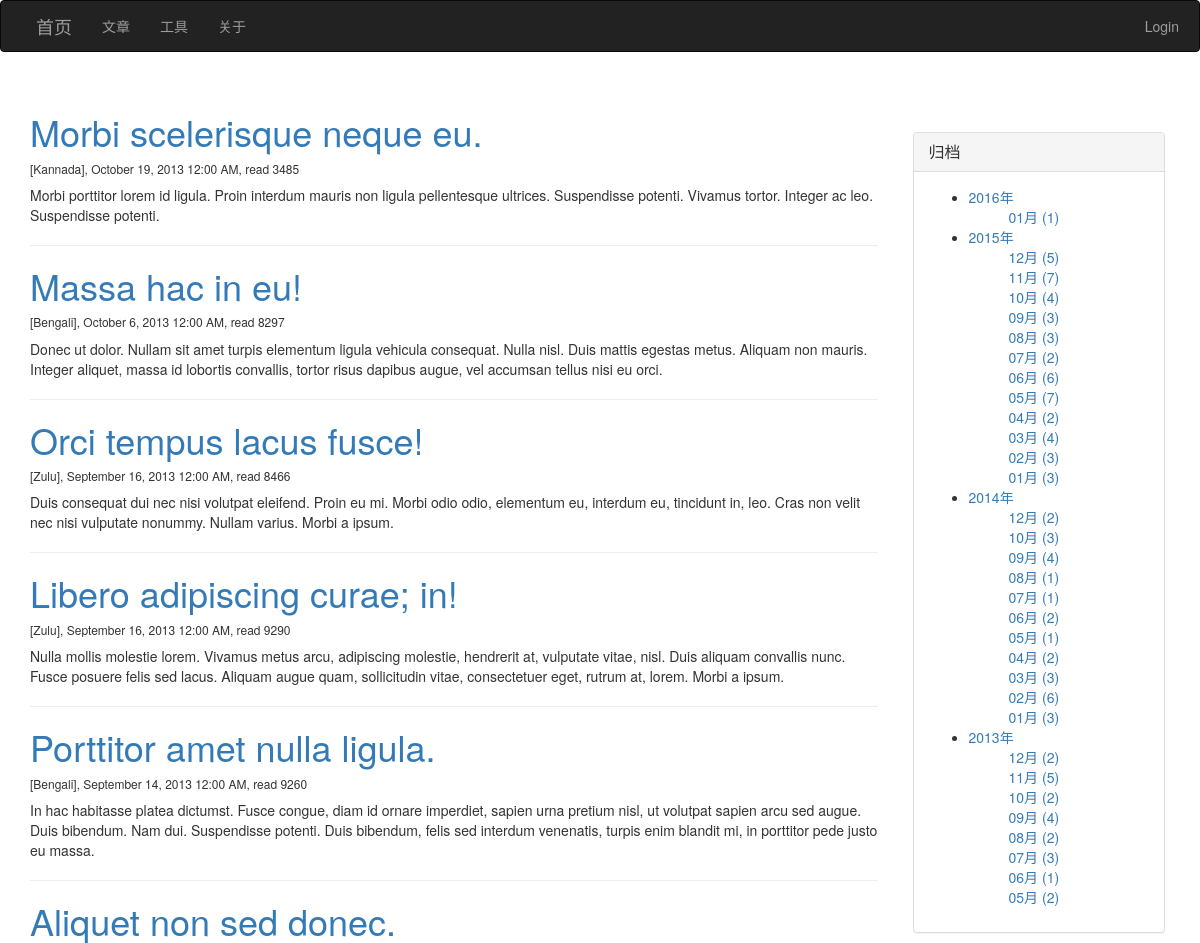
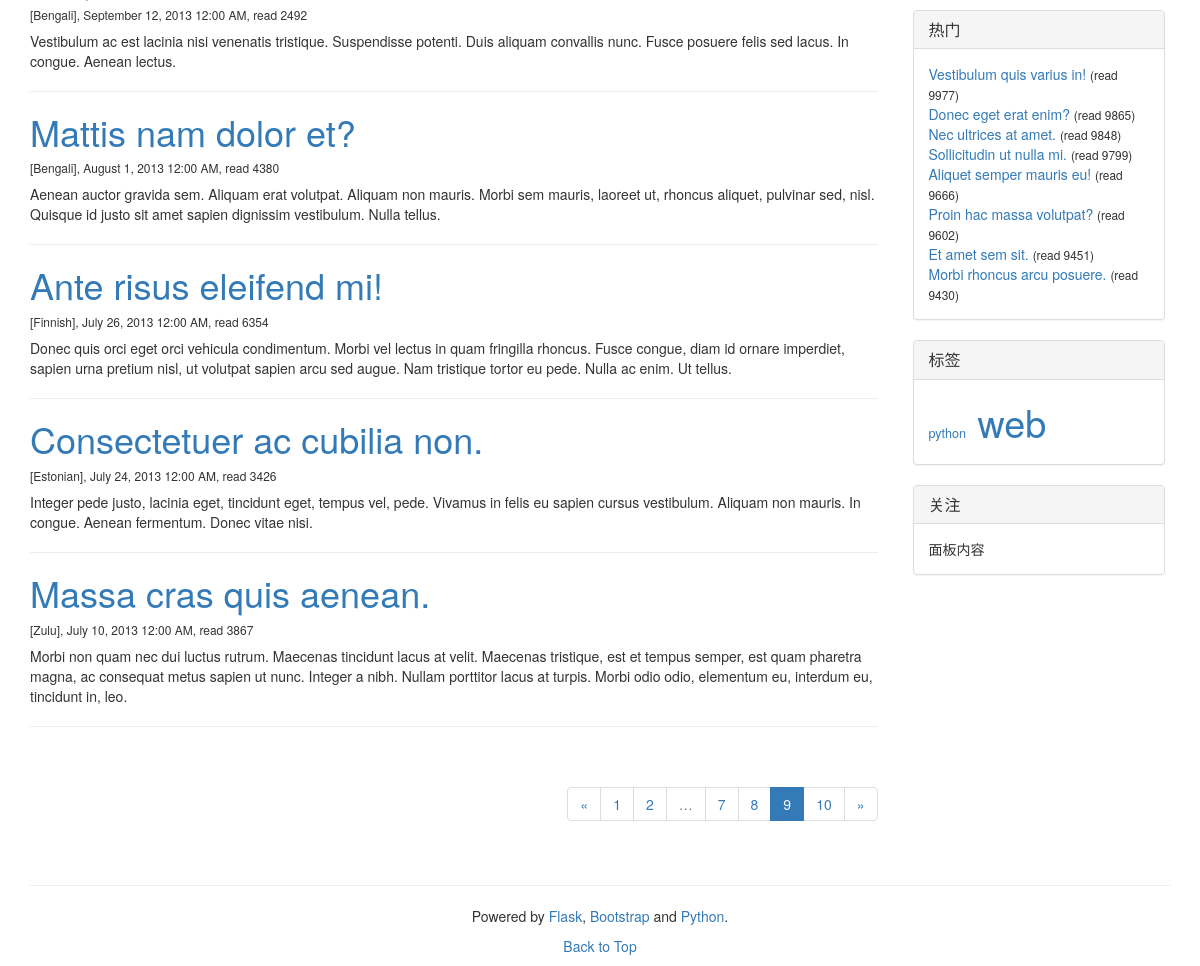
/?page=9, run on an earlier commit of the app's database (2 pictures, top to bottom).
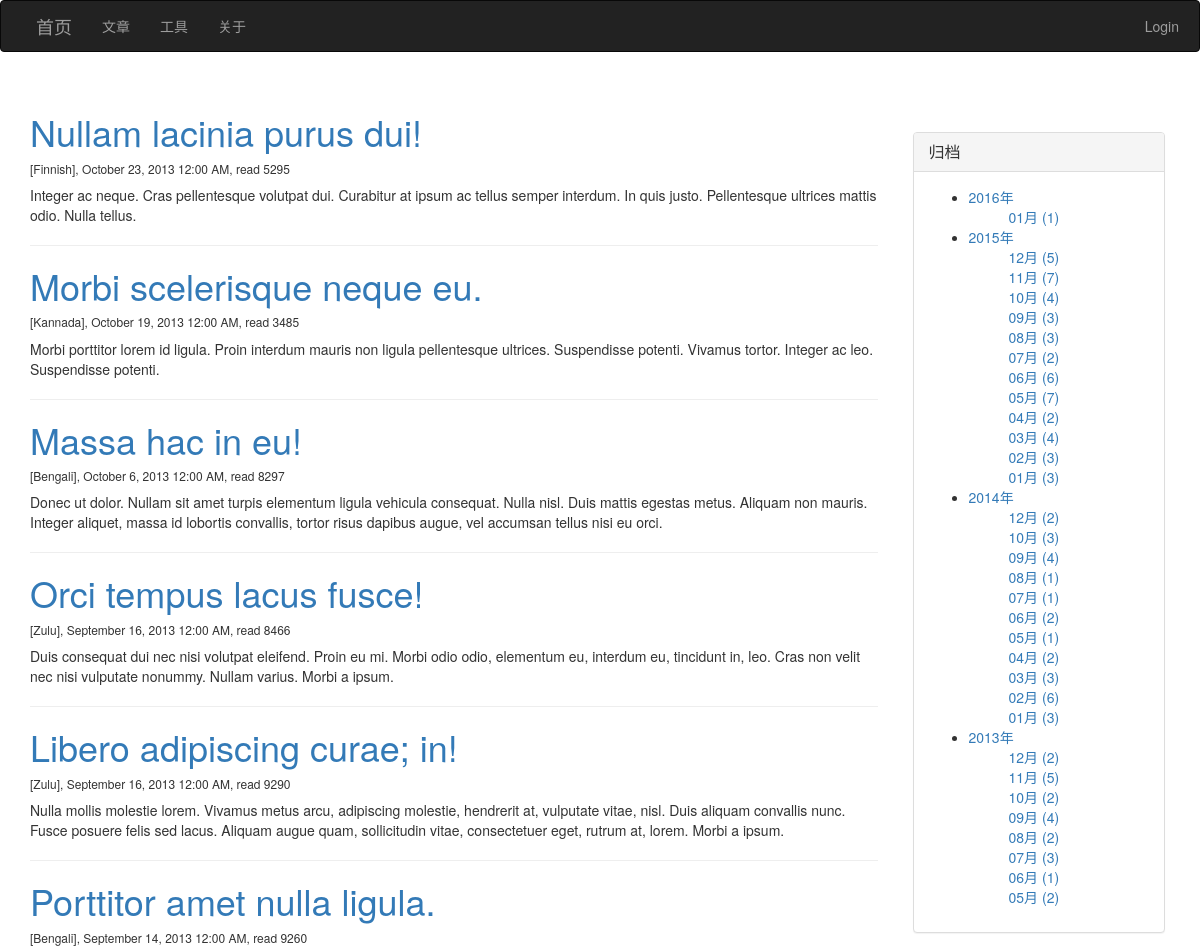
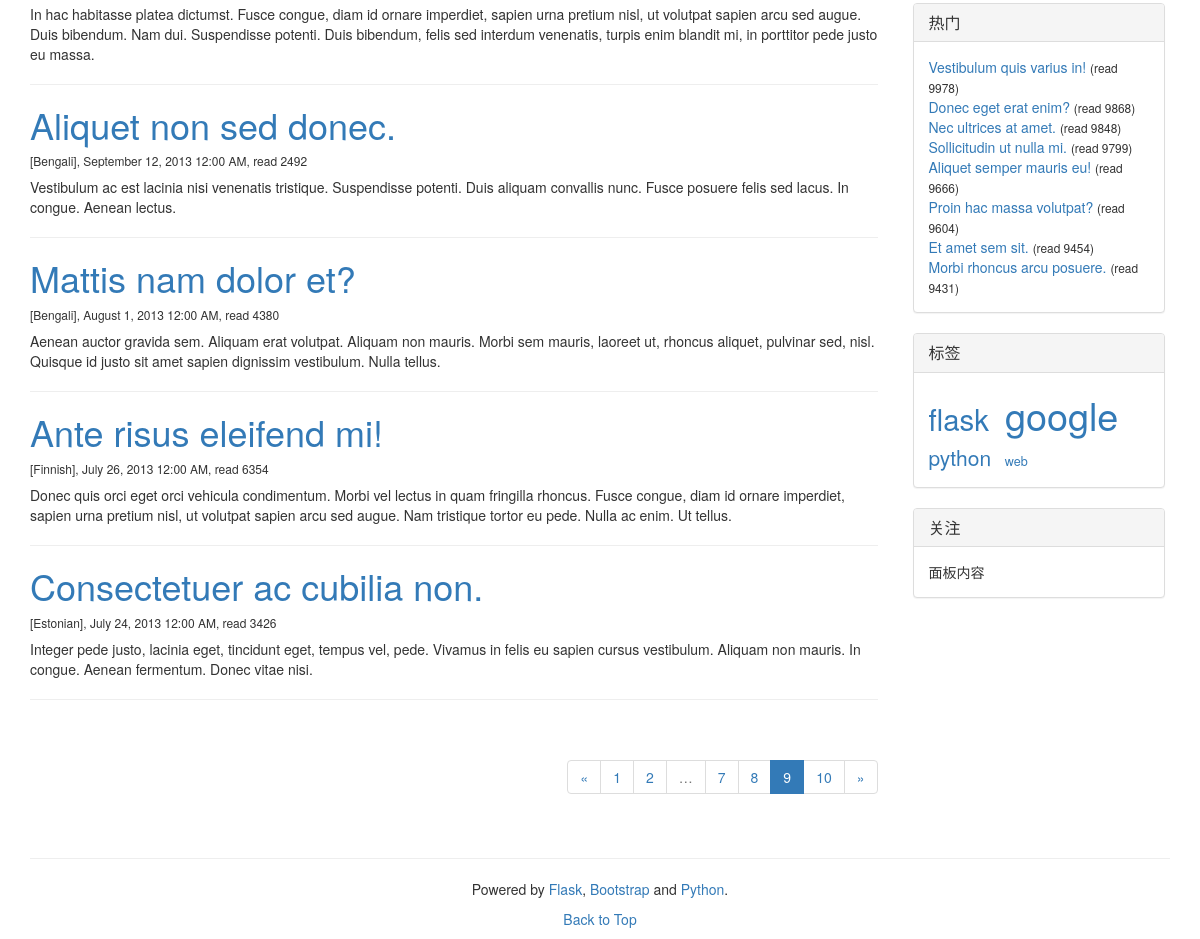
And on a later commit of the database (2 pictures, top to bottom).
### main.py (models this page shows, shortened)
class Article(db.Model):
    __tablename__ = 'articles'
    id = db.Column(db.Integer, primary_key=True)
    title = db.Column(db.Unicode(128), unique=True, index=True, nullable=False)
    content = db.Column(db.UnicodeText)
    content_size = db.Column(db.Integer)
    time_created = db.Column(db.DateTime, index=True, default=datetime.now())
    time_modified = db.Column(db.DateTime, index=True, default=datetime.now())
    read_count = db.Column(db.Integer)
    private = db.Column(db.Boolean) # non-public, or hidden
    category_id = db.Column(db.Integer, db.ForeignKey('categories.id'))
    series_id = db.Column(db.Integer, db.ForeignKey('series.id'), nullable=True) # could be null
    tags = db.Column(db.Unicode(256), index=True, nullable=True) # space separated tag worlds

class Category(db.Model):
    __tablename__ = 'categories'
    id = db.Column(db.Integer, primary_key=True)
    name = db.Column(db.Unicode(32), unique=True, index=True, nullable=False)
    articles = db.relationship('Article', backref='category', lazy='dynamic')

### main.py (the view)
@app.route('/')
def index():
    page = request.args.get('page', 1, type=int)
    pagination = Article.query.order_by(Article.time_modified.desc()).paginate(
                    page, per_page=app.config['TEABLOG_ARTICLES_PER_PAGE'], error_out=True)
    articles = pagination.items
    return render_template('index.html', articles=articles, pagination=pagination)

### main.py (called while the page is built)
def update_tags_cache(articles=None, reverse=False):
    tags = {}
    if not articles:
        articles = Article.query.order_by(Article.title).all()
    for article in articles:
        if not article.tags:
            continue
        for tag in article.tags.split():
            tags.setdefault(tag, set())
            tags[tag].add(article)
    return sorted(tags.items(), reverse=reverse) # _list_ of item: ('tag', {1, 2, 4})

### templates/index.html (shortened to what this page needs)
{% extends 'base.html' %}
{% block page_content %}
{% for article in articles %}
<div class="post">
	<h1 class="post-title"><a href="{{ url_for('article', id=article.id) }}">{{ article.title }}</a></h1>
    <p class="date">
        <h6>
            [{{ article.category.name }}], {{ moment(article.time_modified).format('LLL') }}, read {{ article.read_count }}
        </h6>
    </p>
	<div class="post_body">{{ article.content }}</div>
    <hr>
</div>
{% endfor %}
<div class="pagination pull-right">
    {{ macros.widget_pagination(pagination, 'index') }}
</div>
{% endblock %}

### templates/_macros.html (shortened to what this page needs)
{% macro widget_pagination(pagination, endpoint) %}
{% if pagination.total %}
<ul class="pagination">
    <li{%if not pagination.has_prev %} class="disabled"{% endif %}>
        <a href="{% if pagination.has_prev %}{{ url_for(endpoint, page=pagination.page-1, **kwargs) }}{% else %}#{% endif %}">
            &laquo;
        </a>
    </li>
    {% for p in pagination.iter_pages() %}
        {% if p %}
            {% if p == pagination.page %}
            <li class="active"><a href="{{ url_for(endpoint, page=p, **kwargs) }}">{{ p }}</a></li>
            {% else %}
            <li><a href="{{ url_for(endpoint, page=p, **kwargs) }}">{{ p }}</a></li>
            {% endif %}
        {% else %}
            <li class="disabled"><a href="#">&hellip;</a></li>
        {% endif %}
    {% endfor %}
    <li{%if not pagination.has_next %} class="disabled"{% endif %}>
        <a href="{% if pagination.has_next %}{{ url_for(endpoint, page=pagination.page+1, **kwargs) }}{% else %}#{% endif %}">
            &raquo;
        </a>
    </li>
</ul>
{% endif %}
{% endmacro %}
{% macro widget_archive(data, endpoint) %}
<div class="panel panel-default">
    <div class="panel-heading">
        <h3 class="panel-title">归档</h3>
    </div>
    <div class="panel-body">
        <ul>
            {% for year, months in data.items() %}
            <li>
                <a href='#'>{{ year }}年</a>
                {% for month, num in months.items() %}
                <ul>
                    <li style="list-style-type: none">
                        <a href="{{ url_for(endpoint, by='time_created') }}#{{ year }}-{{ month }}">
                            {{ "%02d"|format(month) }}月 ({{ num }})
                        </a>
                    </li>
                </ul>
                {% endfor %}
            </li>
            {% endfor %}
        </ul>
    </div>
</div>
{% endmacro %}
{% macro widget_popular(data, endpoint) %}
<div class="panel panel-default">
    <div class="panel-heading">
        <h3 class="panel-title">热门</h3>
    </div>
    <div class="panel-body">
        {% for article in data %}
        <a href="{{ url_for(endpoint, id=article.id) }}">{{ article.title }}</a> <small>(read {{ article.read_count }})</small><br>
        {% endfor %}
    </div>
</div>
{% endmacro %}
{% macro widget_tags(data, endpoint) %}
    {% set num_min, num_max = data[0] %}
    {% set font_min, font_max = (90, 270) %}
    {% if num_min == num_max or num_min == -1 %}
    {%      set size_ratio = 0 %}
    {% else %}
    {%      set size_delta = ((font_max - font_min) // (num_max - num_min)) %}
    {% endif %}
<div class="panel panel-default">
    <div class="panel-heading">
        <h3 class="panel-title">标签</h3>
    </div>
    <div class="panel-body">
        {% for tag_data in data[1:] %}
        <a href="{{ url_for(endpoint, by='tag') }}#{{ tag_data[0] }}">
            <span style="font-size:{{ (tag_data[1] - num_min) * size_delta + font_min }}%">{{ tag_data[0] }}<span>
        </a>&nbsp;
        {% endfor %}
    </div>
</div>
{% endmacro %}

What changed in the data, as far as the page shows it:
no longer on this page (row unchanged): Article: title "Massa cras quis aenean.", category.name "Zulu", time_modified "July 10, 2013 12:00 AM", read_count "3867", content "Morbi non quam nec dui luctus rutrum. Maecenas tincidunt lacus at velit. Maecenas tristique, est et tempus semper, est quam pharetra magna, ac consequat metus sapien ut nunc. Integer a nibh. Nullam porttitor lacus at turpis. Morbi odio odio, elementum eu, interdum eu, tincidunt in, leo."
now on this page (row unchanged): Article: title "Nullam lacinia purus dui!", category.name "Finnish", time_modified "October 23, 2013 12:00 AM", read_count "5295", content "Integer ac neque. Cras pellentesque volutpat dui. Curabitur at ipsum ac tellus semper interdum. In quis justo. Pellentesque ultrices mattis odio. Nulla tellus."
changed Article "Vestibulum quis varius in!": read_count "9977" → "9978"
changed Article "Donec eget erat enim?": read_count "9865" → "9868"
changed Article "Proin hac massa volutpat?": read_count "9602" → "9604"
now on one of the page's lists (row edited): Article: tags "flask"
changed Article "Et amet sem sit.": read_count "9451" → "9454"
changed Article "Morbi rhoncus arcu posuere.": read_count "9430" → "9431"
now on this page (row edited): Article: tags "google", shown under "标签"
